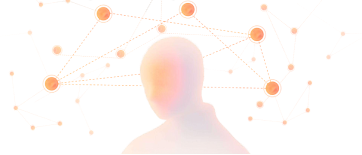
#> input picture src/assets/aurelia-network.png, 362 x 155 px, found by its file name
$ python head.py
#> lines starting #> are read from the running program, lines starting #| are printed output that depends on the picture; after the words box and inside, x2 and y2 are one past the last pixel; in counts of white or black regions, pixels touching at a corner belong together
import numpy as np
from PIL import Image
from scipy import ndimage
src=Image.open('src/assets/aurelia-network.png')
#> src is the input picture: PIL image 362x155 RGBA; mean R, G, B, A 66.3, 56.4, 51.4, 43.8
im=np.array(src).astype(float); A=im[...,3]
lab,n=ndimage.label(A>100); sizes=ndimage.sum(np.ones_like(A),lab,range(1,n+1)); head=lab==(np.argmax(sizes)+1)
#> after `lab, n = ndimage.label(A > 100)`:
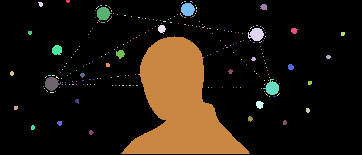
#> lab: shape (155, 362) int32; 256 distinct labels, from 0 to 255; one colour per label, 0 black
#> after `lab, n = ndimage.label(A > 100)`: n = 255
#> after `sizes = ndimage.sum(np.ones_like(A), lab, range(1, n + 1))`: sizes = 255 values, max 7877 at index 104, min 1 at index 4, mean 37.35
#> after `head = lab == np.argmax(sizes) + 1`:
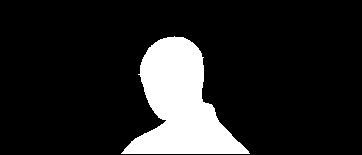
#> head: shape (155, 362) bool; 14% white; 1 white region, box (x1, y1, x2, y2) and area: (121, 36, 250, 154) 7877
# soft mask: the head plus its blurred rim (4px), nothing else
dist_out=ndimage.distance_transform_edt(~head)
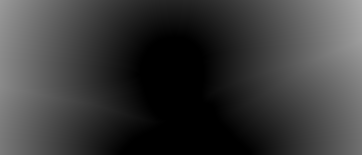
#> dist_out: shape (155, 362) float64; min 0, max 168, mean 58.4
keep=np.clip(1-(dist_out-2)/3,0,1)
x0,x1,y0,y1=114,256,30,155
out=im.copy(); out[...,3]=A*keep
#> after `out[..., 3] = A * keep`:
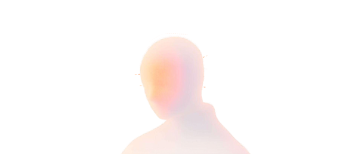
#> out: shape (155, 362, 4) float64; mean R, G, B, A 66.3, 56.4, 51.4, 35.7; transparent parts drawn white
crop=out[y0:y1,x0:x1].astype(np.uint8)
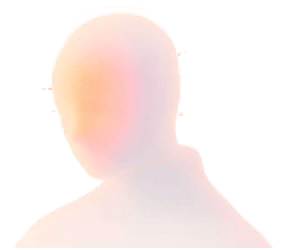
#> crop: shape (125, 142, 4) (shown 2 times larger); mean R, G, B, A 135.1, 118.8, 113.5, 112.7; transparent parts drawn white
Image.fromarray(crop,'RGBA').save('src/components/network3d/head.png',optimize=True)
# depth: inflate the silhouette — distance to the edge, eased, smoothed
d=ndimage.distance_transform_edt(head)
d=ndimage.gaussian_filter(d,2.0)
h=np.sqrt(np.clip(d/ d.max(),0,1))
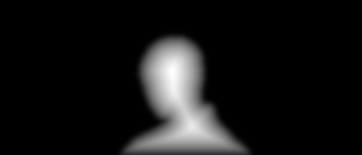
#> h: shape (155, 362) float64; min 0, max 1, mean 0.0829
# the cut at the bottom edge is not a real edge: keep the body thick there
dep=(h*255)[y0:y1,x0:x1].astype(np.uint8)
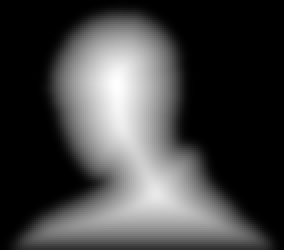
#> dep: shape (125, 142) (shown 2 times larger); min 0, max 255, mean 66.5
Image.fromarray(dep,'L').save('src/components/network3d/head-depth.png',optimize=True)
print('crop',x1-x0,y1-y0,'centre',(x0+x1)/2,(y0+y1)/2)
